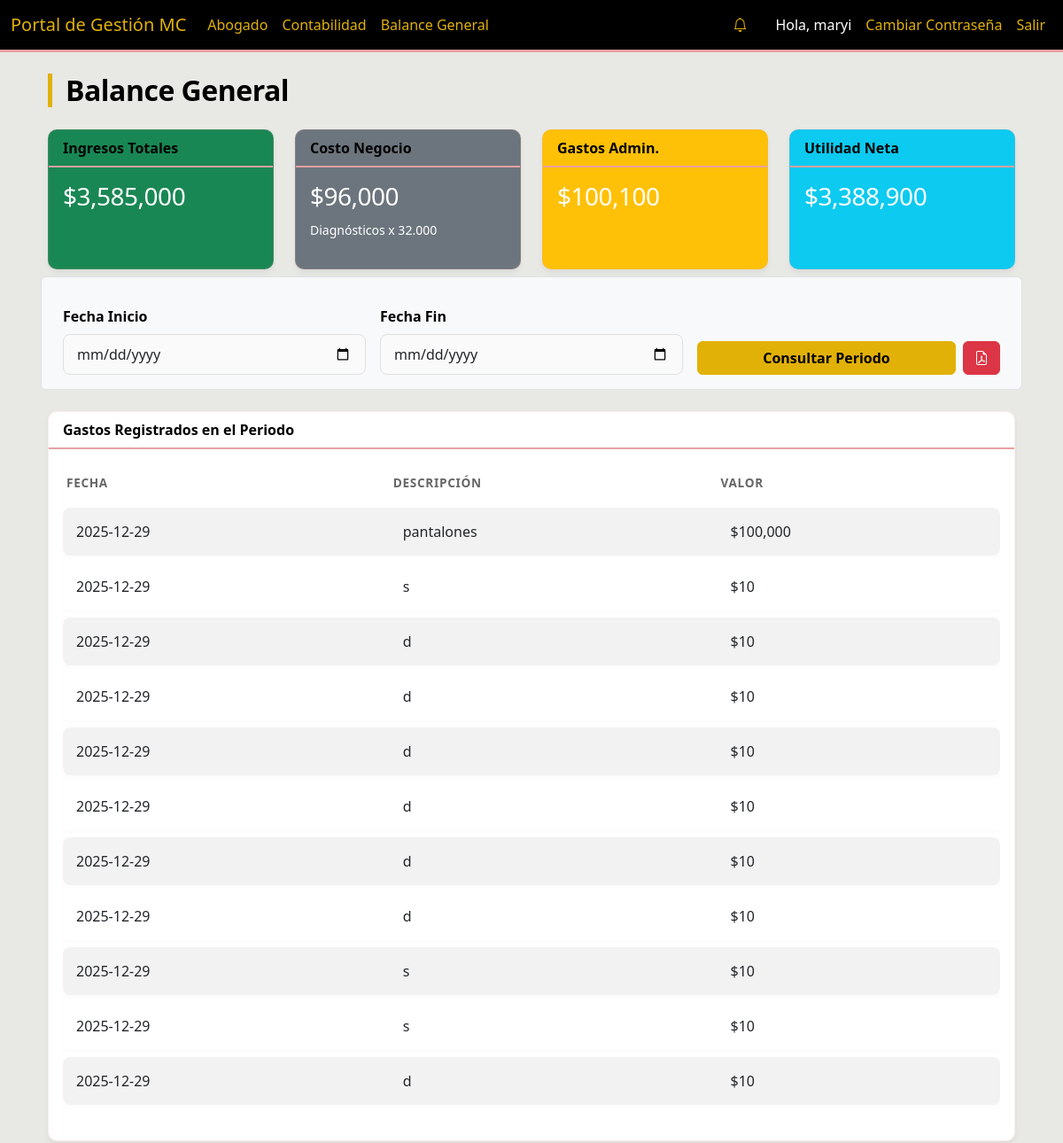
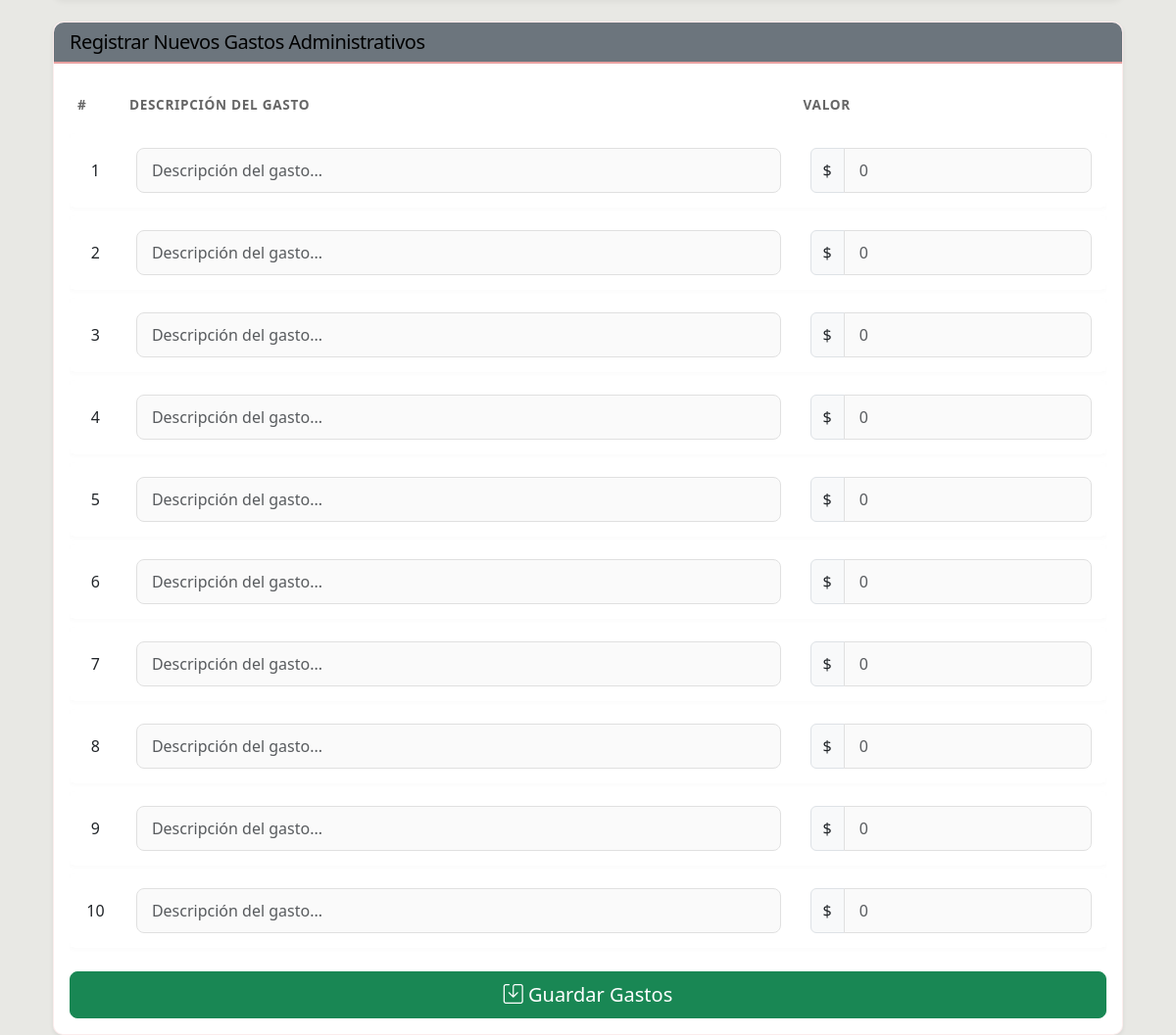
The app's page /balance_general (signed in) with its own data (2 pictures, top to bottom).
### models.py (models this page shows)
class User(UserMixin, db.Model):
    id = db.Column(db.Integer, primary_key=True)
    nombre_completo = db.Column(db.String(100), nullable=False)
    telefono = db.Column(db.String(20))
    email = db.Column(db.String(120), unique=True, nullable=False)
    rol = db.Column(db.String(20), nullable=False)  # 'Admin', 'Analista', 'Abogado', 'Aliado'
    password = db.Column(db.String(200)) # Added password for auth
    payments = db.relationship('AllyPayment', backref='ally', lazy=True)

class AdministrativeExpense(db.Model):
    id = db.Column(db.Integer, primary_key=True)
    descripcion = db.Column(db.String(255), nullable=False)
    valor = db.Column(db.Float, nullable=False)
    fecha = db.Column(db.Date, default=datetime.utcnow)

### routes/main.py (the view, shortened to what this page needs)
@main_bp.route('/balance_general', methods=['GET', 'POST'])
@login_required
def balance_general():
    if current_user.rol not in ['Admin', 'Abogado']:
        flash('Acceso no autorizado', 'danger')
        return redirect(url_for('main.index'))
    start_date = request.args.get('start_date') or request.form.get('start_date')
    end_date = request.args.get('end_date') or request.form.get('end_date')
    q_income_diag = db.session.query(func.sum(PaymentDiagnosis.valor)).filter(PaymentDiagnosis.verificado == True)
    q_income_inst = db.session.query(func.sum(ContractInstallment.valor)).filter(ContractInstallment.estado == 'Pagada')
    q_expenses = db.session.query(func.sum(AdministrativeExpense.valor))
    q_expenses_list = AdministrativeExpense.query
    q_diag_count = PaymentDiagnosis.query.filter_by(verificado=True)
    total_ingresos = (q_income_diag.scalar() or 0) + (q_income_inst.scalar() or 0)
    total_gastos = q_expenses.scalar() or 0
    count_diag_sold = q_diag_count.count()
    costo_negocio = count_diag_sold * 32000
    utilidad_neta = total_ingresos - total_gastos - costo_negocio
    expenses_list = q_expenses_list.order_by(AdministrativeExpense.fecha.desc()).all()
    return render_template('balance_general.html',
                           total_ingresos=total_ingresos,
                           total_gastos=total_gastos,
                           costo_negocio=costo_negocio,
                           utilidad_neta=utilidad_neta,
                           expenses=expenses_list,
                           start_date=start_date,
                           end_date=end_date)

### app.py (called while the page is built)
@login_manager.user_loader
def load_user(user_id):
    return User.query.get(int(user_id))

### templates/balance_general.html (shortened to what this page needs)
{% extends "base.html" %}
{% block content %}
<div class="container mt-4">
    <h2>Balance General</h2>
    <div class="row mb-4">
        <div class="col-md-3">
            <div class="card text-white bg-success mb-3 h-100">
                <div class="card-header">Ingresos Totales</div>
                <div class="card-body">
                    <h3 class="card-title">${{ "{:,.0f}".format(total_ingresos or 0) }}</h3>
                </div>
            </div>
        </div>
        <div class="col-md-3">
            <div class="card text-white bg-secondary mb-3 h-100">
                <div class="card-header">Costo Negocio</div>
                <div class="card-body">
                    <h3 class="card-title">${{ "{:,.0f}".format(costo_negocio or 0) }}</h3>
                    <small>Diagnósticos x 32.000</small>
                </div>
            </div>
        </div>
        <div class="col-md-3">
            <div class="card text-white bg-warning mb-3 h-100">
                <div class="card-header">Gastos Admin.</div>
                <div class="card-body">
                    <h3 class="card-title">${{ "{:,.0f}".format(total_gastos or 0) }}</h3>
                </div>
            </div>
        </div>
        <div class="col-md-3">
            <div class="card text-white bg-info mb-3 h-100">
                <div class="card-header">Utilidad Neta</div>
                <div class="card-body">
                    <h3 class="card-title">${{ "{:,.0f}".format(utilidad_neta or 0) }}</h3>
                </div>
            </div>
        </div>
    </div>
    <form method="GET" class="row g-3 mb-4 p-3 bg-light rounded border">
        <div class="col-md-4">
            <label for="start_date" class="form-label fw-bold">Fecha Inicio</label>
            <input type="date" class="form-control" name="start_date" value="{{ start_date }}">
        </div>
        <div class="col-md-4">
            <label for="end_date" class="form-label fw-bold">Fecha Fin</label>
            <input type="date" class="form-control" name="end_date" value="{{ end_date }}">
        </div>
        <div class="col-md-4 d-flex align-items-end gap-2">
            <button type="submit" class="btn btn-primary flex-grow-1">Consultar Periodo</button>
            <a href="{{ url_for('main.download_balance_pdf', start_date=start_date or '', end_date=end_date or '') }}"
                class="btn btn-danger" title="Descargar PDF">
                <i class="bi bi-file-earmark-pdf"></i>
            </a>
        </div>
    </form>
    {% if expenses %}
    <div class="card mb-4">
        <div class="card-header">Gastos Registrados en el Periodo</div>
        <div class="card-body">
            <div class="table-responsive">
                <table class="table table-striped table-sm">
                    <thead>
                        <tr>
                            <th>Fecha</th>
                            <th>Descripción</th>
                            <th>Valor</th>
                        </tr>
                    </thead>
                    <tbody>
                        {% for expense in expenses %}
                        <tr>
                            <td>{{ expense.fecha }}</td>
                            <td>{{ expense.descripcion }}</td>
                            <td>${{ "{:,.0f}".format(expense.valor) }}</td>
                        </tr>
                        {% endfor %}
                    </tbody>
                </table>
            </div>
        </div>
    </div>
    {% endif %}
    <div class="card shadow-sm">
        <div class="card-header bg-secondary text-white">
            <h5 class="mb-0">Registrar Nuevos Gastos Administrativos</h5>
        </div>
        <div class="card-body">
            <form method="POST" action="{{ url_for('main.balance_general') }}">
                <div class="table-responsive">
                    <table class="table table-bordered">
                        <thead>
                            <tr>
                                <th style="width: 5%">#</th>
                                <th>Descripción del Gasto</th>
                                <th style="width: 30%">Valor</th>
                            </tr>
                        </thead>
                        <tbody>
                            {% for i in range(1, 11) %}
                            <tr>
                                <td class="text-center align-middle">{{ i }}</td>
                                <td>
                                    <input type="text" class="form-control" name="descripcion_{{ i }}"
                                        placeholder="Descripción del gasto...">
                                </td>
                                <td>
                                    <div class="input-group">
                                        <span class="input-group-text">$</span>
                                        <input type="number" class="form-control" name="valor_{{ i }}" step="0.01"
                                            min="0" placeholder="0">
                                    </div>
                                </td>
                            </tr>
                            {% endfor %}
                        </tbody>
                    </table>
                </div>
                <div class="d-grid gap-2">
                    <button type="submit" class="btn btn-success btn-lg">
                        <i class="bi bi-save"></i> Guardar Gastos
                    </button>
                </div>
            </form>
        </div>
    </div>
</div>
{% endblock %}

### templates/base.html (shortened to what this page needs)
<!DOCTYPE html>
<html lang="es">
<head>
    <link href="https://cdn.jsdelivr.net/npm/bootstrap@5.3.0/dist/css/bootstrap.min.css" rel="stylesheet">
    <link href="https://cdn.jsdelivr.net/npm/bootstrap-icons@1.7.2/font/bootstrap-icons.css" rel="stylesheet">
    <link rel="stylesheet" href="{{ url_for('static', filename='css/style.css') }}">
</head>
<body>
    <nav class="navbar navbar-expand-lg navbar-dark bg-dark">
        <div class="container-fluid">
            <a class="navbar-brand" href="#">Portal de Gestión MC</a>
            <div class="collapse navbar-collapse" id="navbarNav">
                <ul class="navbar-nav me-auto">
                    {% if current_user.is_authenticated %}
                    {% if current_user.rol == 'Abogado' or current_user.rol == 'Admin' %}
                    <li class="nav-item"><a class="nav-link" href="{{ url_for('lawyer.lawyer_dashboard') }}">Abogado</a>
                    </li>
                    <li class="nav-item"><a class="nav-link"
                            href="{{ url_for('main.accounting_dashboard') }}">Contabilidad</a>
                    </li>
                    <li class="nav-item"><a class="nav-link" href="{{ url_for('main.balance_general') }}">Balance
                            General</a>
                    </li>
                    {% endif %}
                    {% endif %}
                </ul>
                <ul class="navbar-nav">
                    {% if current_user.is_authenticated %}
                    <li class="nav-item dropdown me-3">
                        <a class="nav-link position-relative" href="#" id="navbarDropdownNotifications" role="button"
                            data-bs-toggle="dropdown" aria-expanded="false">
                            <i class="bi bi-bell{% if unread_messages_count > 0 %}-fill text-warning{% endif %}"></i>
                        </a>
                    </li>
                    <li class="nav-item"><span class="nav-link text-light">Hola, {{ current_user.nombre_completo
                            }}</span></li>
                    <li class="nav-item">
                        <button type="button" class="btn btn-link nav-link" data-bs-toggle="modal"
                            data-bs-target="#changePasswordModal">
                            Cambiar Contraseña
                        </button>
                    </li>
                    <li class="nav-item"><a class="nav-link" href="{{ url_for('auth.logout') }}">Salir</a></li>
                    {% else %}
                    <li class="nav-item"><a class="nav-link" href="{{ url_for('auth.login') }}">Ingresar</a></li>
                    {% endif %}
                </ul>
            </div>
        </div>
    </nav>
    <div class="container mt-4">
        {% block content %}{% endblock %}
    </div>
</body>
</html>

### static/css/style.css (style rules this page uses)
:root { --color-dorado: #e1b107; --color-rosado: #e8a1a1; --color-gris: #e8e8e4; --color-blanco: #ffffff; --color-negro: #000000; }
body { background-color: var(--color-gris); font-family: 'Segoe UI', Tahoma, Geneva, Verdana, sans-serif; color: var(--color-negro); }
.navbar { background-color: var(--color-negro) !important; border-bottom: 3px solid var(--color-rosado); }
.navbar-brand, .nav-link { color: var(--color-dorado) !important; transition: color 0.3s; }
.nav-link.text-light { color: var(--color-blanco) !important; }
.btn-primary { background-color: var(--color-dorado); border-color: var(--color-dorado); color: var(--color-negro); font-weight: 600; }
.card { background-color: var(--color-blanco); border: 1px solid rgba(232, 161, 161, 0.2); border-radius: 10px; box-shadow: 0 4px 6px rgba(0, 0, 0, 0.05); transition: transform 0.2s, box-shadow 0.2s; }
.card-header { background-color: transparent; border-bottom: 2px solid var(--color-rosado); border-radius: 10px 10px 0 0 !important; font-weight: 700; color: var(--color-negro); }
h1, h2, h3, h4, h5, h6 { color: var(--color-negro); letter-spacing: -0.5px; }
h2 { border-left: 5px solid var(--color-dorado); padding-left: 15px; margin-bottom: 25px; font-weight: 700; }
.form-control, .form-select { border: 1px solid #e0e0e0; padding: 10px 15px; border-radius: 8px; transition: all 0.3s ease; background-color: #fafafa; }
.table { border-collapse: separate; border-spacing: 0 8px; }
.table thead th { border: none; text-transform: uppercase; font-size: 0.85rem; font-weight: 700; letter-spacing: 0.05em; color: #666; padding-bottom: 10px; }
.table tbody tr { background-color: var(--color-blanco); box-shadow: 0 2px 4px rgba(0, 0, 0, 0.02); transition: transform 0.2s, box-shadow 0.2s; }
.table td { border: none; vertical-align: middle; padding: 15px; }
.table td:first-child { border-top-left-radius: 8px; border-bottom-left-radius: 8px; }
.table td:last-child { border-top-right-radius: 8px; border-bottom-right-radius: 8px; }
.card { animation: fadeIn 0.5s ease-out forwards; }

### records on screen
User: nombre_completo "maryi"
AdministrativeExpense: fecha "2025-12-29", descripcion "pantalones", valor "100,000"
AdministrativeExpense: fecha "2025-12-29", descripcion "s", valor "10"
AdministrativeExpense: fecha "2025-12-29", descripcion "d", valor "10"
AdministrativeExpense: fecha "2025-12-29", descripcion "d", valor "10"
AdministrativeExpense: fecha "2025-12-29", descripcion "d", valor "10"
AdministrativeExpense: fecha "2025-12-29", descripcion "d", valor "10"
AdministrativeExpense: fecha "2025-12-29", descripcion "d", valor "10"
AdministrativeExpense: fecha "2025-12-29", descripcion "d", valor "10"
AdministrativeExpense: fecha "2025-12-29", descripcion "s", valor "10"
AdministrativeExpense: fecha "2025-12-29", descripcion "s", valor "10"
AdministrativeExpense: fecha "2025-12-29", descripcion "d", valor "10"

### other values on screen
{{ "{:,.0f}".format(total_ingresos or 0) }} "3,585,000"
{{ "{:,.0f}".format(costo_negocio or 0) }} "96,000"
{{ "{:,.0f}".format(total_gastos or 0) }} "100,100"
{{ "{:,.0f}".format(utilidad_neta or 0) }} "3,388,900"
{{ i }} "1" "2" "3" "4" "5" "6" "7" "8" "9" "10"
